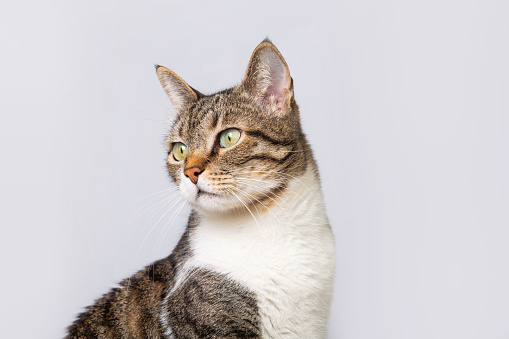
#> input picture image-processing/assignments/fft/cat.jpg, 509 x 339 px
$ jupyter execute --allow-errors fft.ipynb
#> lines starting #> are read from the running program, lines starting #| are printed output that depends on the picture; long printed decimals are rounded
[cell 1]
import matplotlib.pyplot as plt
import cv2
import numpy as np

[cell 2]
img_path = "./cat.jpg"
rgb = plt.imread(img_path)
#> rgb is the input picture: shape (339, 509, 3); mean R, G, B 208.4, 203.6, 204.8

plt.imshow(rgb)

[cell 3]
rgb.shape
#> Out = (339, 509, 3)

[cell 4]
gray = cv2.cvtColor(rgb, cv2.COLOR_RGB2GRAY)
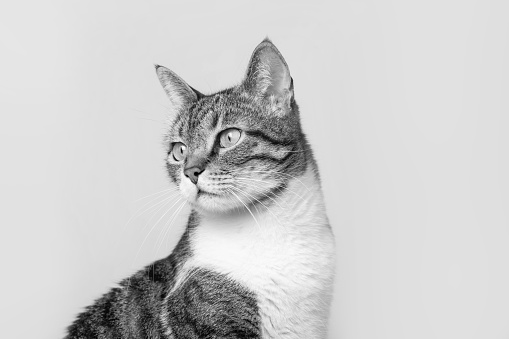
#> gray: shape (339, 509); min 0, max 254, mean 205.2
gray.shape
#> Out = (339, 509)

[cell 5]
fftimg = np.fft.fft2(gray)
fftimg.shape
#> Out = (339, 509)

[cell 6]
fftimg

[cell 7]
centered_fftimg = np.fft.fftshift(fftimg)

[cell 8]
centered_fftimg

[cell 9]
magnitude_spectrum = 100 * np.log(np.abs(fftimg))
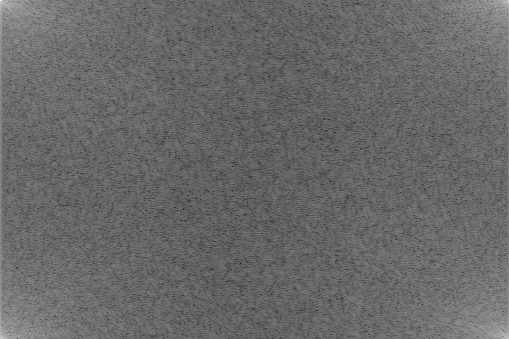
#> magnitude_spectrum: shape (339, 509) float64; min 154.9, max 1738.2, mean 806; drawn with min black and max white
centered_magnitude_spectrum = 100 * np.log(np.abs(centered_fftimg))
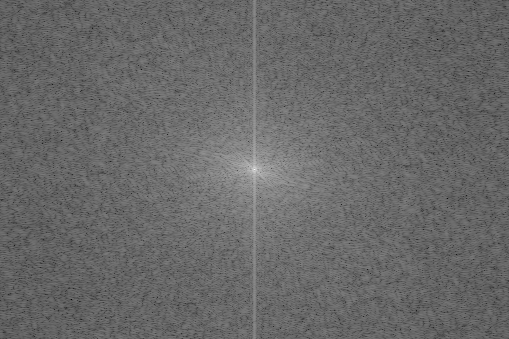
#> centered_magnitude_spectrum: shape (339, 509) float64; min 154.9, max 1738.2, mean 806; drawn with min black and max white
# np.abs(fftimg)

# 100 * np.log(np.abs(fftimg))

[cell 10]
# plt.imshow(centered_magnitude_spectrum)
plt.imshow(magnitude_spectrum)

[cell 11]
print(gray.shape, fftimg.shape, centered_fftimg.shape)
#| (339, 509) (339, 509) (339, 509)
print(gray.max(), gray.min(), fftimg.max(), fftimg.min(), centered_fftimg.max(), centered_fftimg.min())
#| 254 0 (35402707+6.287734777288279e-10j) (-844220.144-431012.8147581192j) (35402707+6.287734777288279e-10j) (-844220.144-431012.8147581192j)

[cell 12]
ncols, nrows = gray.shape
#> ncols = 339; nrows = 509
sigmax, sigmay = 25, 25
cx, cy = nrows/2, ncols/2
#> cx = 254.5; cy = 169.5
x = np.linspace(0, nrows, nrows)
#> x = 509 values from 0 to 509
y = np.linspace(0, ncols, ncols)
#> y = 339 values from 0 to 339
X, Y = np.meshgrid(x, y)
gaussian_filter = np.exp(-(((X-cx)/sigmax)**2 + ((Y-cy)/sigmay)**2))
print(gaussian_filter.shape)
#| (339, 509)

[cell 13]
plt.imshow(gaussian_filter)
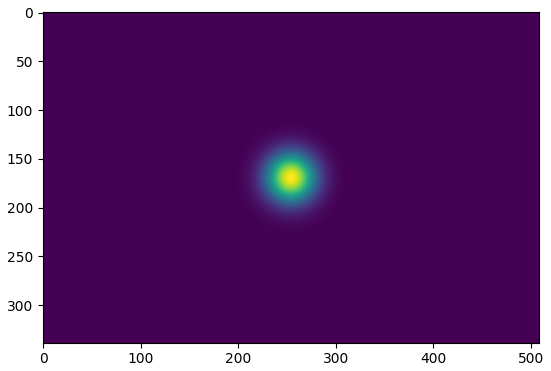
#> figure drawn by matplotlib, 1 panel

[cell 14]
fftimg_gf = centered_fftimg * gaussian_filter
filtered_img = np.abs(np.fft.ifft2(fftimg_gf))
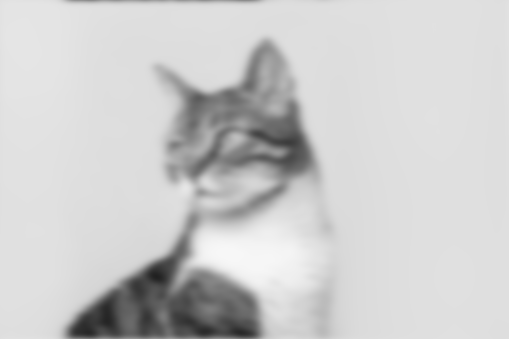
#> filtered_img: shape (339, 509) float64; min 32.85, max 247.9, mean 205.2

[cell 15]
plt.imshow(filtered_img, cmap='gray')

[cell 16]
import matplotlib.pyplot as plt
import cv2
import numpy as np

def main():
	# Load image.
	img_path = './cat.jpg'#GhostPepper.jpg' #PaddyField.jpeg'
	rgb = plt.imread(img_path)

	# Convert images
	gray = cv2.cvtColor(rgb, cv2.COLOR_RGB2GRAY)

	# Perform Fast Fourier Transformation for 2D signal, i.e., image
	ftimg = np.fft.fft2(gray)
	centered_ftimg = np.fft.fftshift(ftimg)
	magnitude_spectrum = 100 * np.log(np.abs(ftimg))
	centered_magnitude_spectrum = 100 * np.log(np.abs(centered_ftimg))

	print(gray.shape, ftimg.shape, centered_ftimg.shape)
#| (339, 509) (339, 509) (339, 509)
	print(gray.max(), gray.min(), ftimg.max(), ftimg.min(), centered_ftimg.max(), centered_ftimg.min())
#| 254 0 (35402707+6.287734777288279e-10j) (-844220.144-431012.8147581192j) (35402707+6.287734777288279e-10j) (-844220.144-431012.8147581192j)

	# Build a Gaussian filter.
	ncols, nrows = gray.shape
	gaussian_filter = build_gaussian_filter(ncols, nrows)

	# Apply Gaussian filter
	ftimg_gf = centered_ftimg * gaussian_filter
	filtered_img = np.abs(np.fft.ifft2(ftimg_gf))

	# Save images all together by matplotlib.
	img_set = [rgb, gray, magnitude_spectrum, centered_magnitude_spectrum, gaussian_filter, filtered_img]
	title_set = ['RGB', 'Gray', 'FFT2', 'Centered FFT2', 'Gaussian Filter', 'Filtered Img']
	figpath = '/home/bibrity/DigitalImageProcessing/FFT2.png'
	matplotlib_plot_img(img_set, title_set, figpath)

def build_gaussian_filter(ncols, nrows):
#> called with ncols = 339, nrows = 509
	sigmax, sigmay = 10, 10
	cx, cy = nrows/2, ncols/2
	x = np.linspace(0, nrows, nrows)
	y = np.linspace(0, ncols, ncols)
	X, Y = np.meshgrid(x, y)
	gaussian_filter = np.exp(-(((X-cx)/sigmax)**2 + ((Y-cy)/sigmay)**2))
	print(gaussian_filter.shape)
#| (339, 509)
#> in main, `filtered_img = np.abs(np.fft.ifft2(ftimg_gf))`:
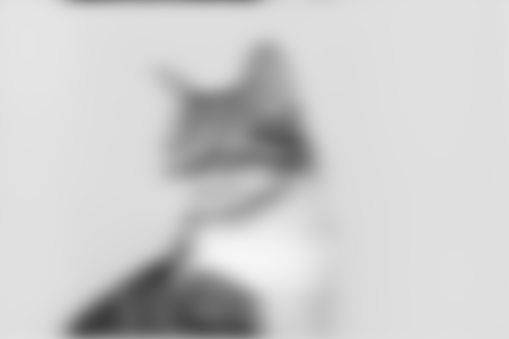
#> filtered_img: shape (339, 509) float64; min 60.65, max 245.9, mean 205.2

	return gaussian_filter

def matplotlib_plot_img(img_set, title_set, figpath):
	plt.rcParams.update({'font.size': 22})
	plt.figure(figsize = (20, 20))
	n = len(img_set)
#> n = 6
	for i in range(n):
		plt.subplot(2, 3, i + 1)
		plt.title(title_set[i])
		img = img_set[i]
		ch = len(img.shape)
		if (ch == 2):
			plt.imshow(img, cmap = 'gray')
		else:
			plt.imshow(img)

	plt.tight_layout()
	# plt.savefig(figpath)
	plt.show()
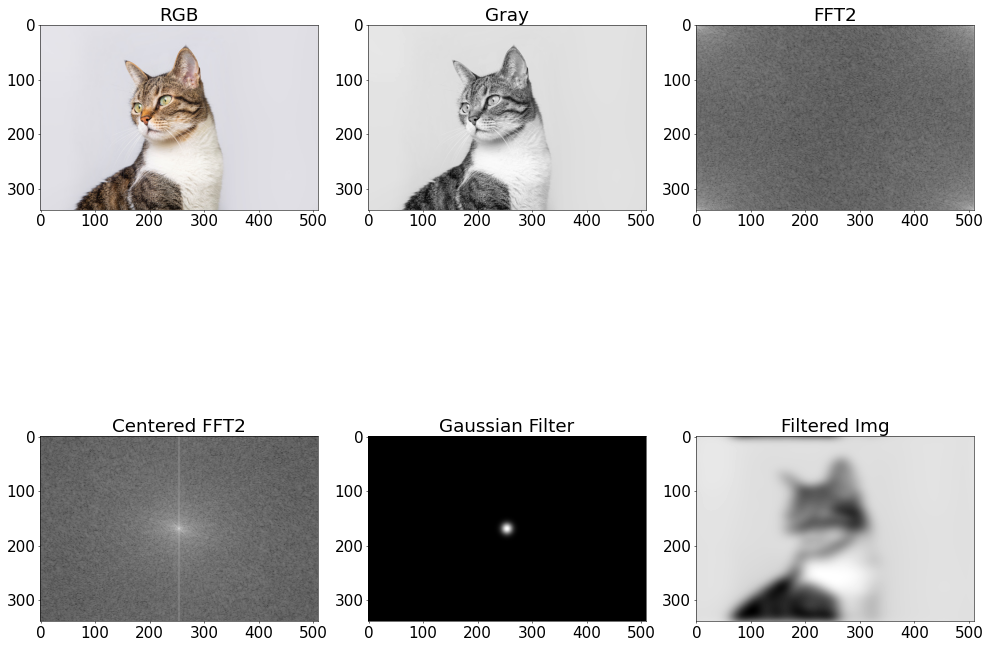
#> figure drawn by matplotlib, 6 panels

if __name__ == '__main__':
	main()

[cell 17]
import cv2
import matplotlib.pyplot as plt
import numpy as np

src_img = cv2.imread('./scenary2.jpeg',0)

#> (the rest of this cell did not finish here and is left out)

[cell 18]
src_img_hist = cv2.calcHist([gray],[0],None,[256],[0,256])
#> src_img_hist = 256 values, max 27084 at index 223, min 0 at index 255, mean 674

[cell 19]
plt.plot(src_img_hist)
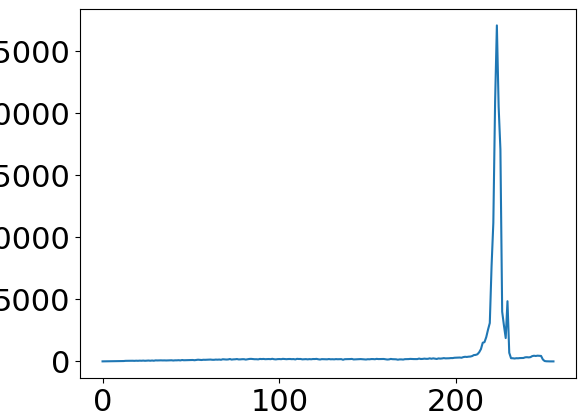
#> figure drawn by matplotlib, 1 panel; curve peaks at x = 223, y = 27084

[cell 20]
import cv2
import matplotlib.pyplot as plt
import numpy as np

src_img = cv2.imread('./cat.jpg',0)
#> src_img: shape (339, 509); min 0, max 255, mean 205.2

# plt.imshow(src_img,cmap='gray')
# plt.savefig('inputImg.png')
# plt.show()

src_img_hist = cv2.calcHist([src_img],[0],None,[256],[0,256])
#> src_img_hist = 256 values, max 27084 at index 223, min 0 at index 253, mean 674
hist_equ_cv2 = cv2.equalizeHist(src_img)
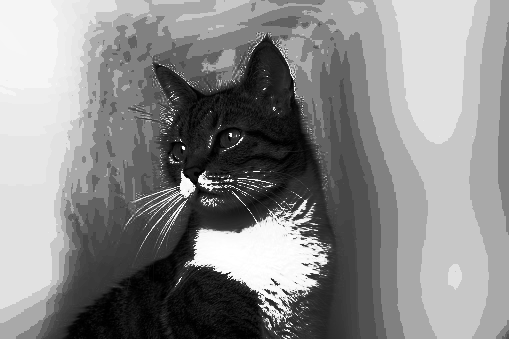
#> hist_equ_cv2: shape (339, 509); min 0, max 255, mean 136.8
L = pow(2,8)

def doHistEqu(img,histogram,L):
#> called with histogram = array of shape (256, 1), L = 256
    CDF = histogram.cumsum()
#> CDF = 256 values from 13 to 172551
    CDFmin = CDF.min()
#> CDFmin = 13
    r,c = img.shape
    size = r * c
    newImg = np.zeros((r,c),np.uint8)
    for x in range(r):
        for y in range(c):
            newImg[x,y] = ((CDF[img[x,y]] - CDFmin) / (size - CDFmin)) * (L-1)

    return newImg

equ_img = doHistEqu(src_img,src_img_hist,L)

[cell 21]
# plt.hist(src_img_hist)
# plt.plot(hist_equ_cv2)

[cell 22]
import cv2
import matplotlib.pyplot as plt
import numpy as np

src_img = cv2.imread('cat.jpg',0)

plt.imshow(src_img,cmap='gray')
plt.savefig('inputImg.png')
plt.show()

src_img_hist = cv2.calcHist([src_img],[0],None,[256],[0,256])
hist_equ_cv2 = cv2.equalizeHist(src_img)
L = pow(2,8)

def doHistEqu(img,histogram,L):
#> called with histogram = array of shape (256, 1), L = 256
    CDF = histogram.cumsum()
#> CDF = 256 values from 13 to 172551
    CDFmin = CDF.min()
#> CDFmin = 13
    r,c = img.shape
    size = r * c
    newImg = np.zeros((r,c),np.uint8)
    for x in range(r):
        for y in range(c):
            newImg[x,y] = ((CDF[img[x,y]] - CDFmin) / (size - CDFmin)) * (L-1)

    return newImg

equ_img = doHistEqu(src_img,src_img_hist,L)
img_set = [src_img,hist_equ_cv2,equ_img]
title_set = ['Source Image','Source Image Histogram','OpenCV Equalized Image',
                'OpenCV Equalized Image Histogram','Implemented Equalized Image',
                    'Implemented Equalized Image Histogram']

def plot_img(img_set,title_set):
    n = len(img_set)
    r,c = 3,2
    plt.figure(figsize=(20,20))
    for i in range(n):
        plt.subplot(r,c,i*2+1)
        plt.imshow(img_set[i],cmap='gray')
        plt.title(title_set[i*2])
        plt.subplot(r,c,i*2+2)
        plt.hist(img_set[i].flatten(),256,[0,256])
        plt.title(title_set[i*2+1])
    plt.savefig('HistEquOpenCV.png')
    plt.show()

# plot_img(img_set,title_set)

$ run again, with image-processing/assignments/fft/inputImg.png saved as image-processing/assignments/fft/cat.jpg
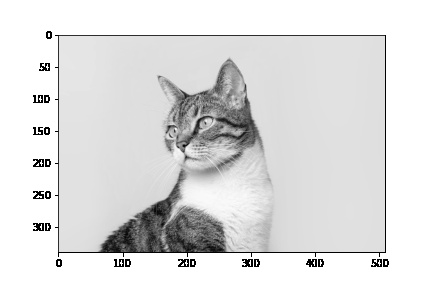
#> input picture image-processing/assignments/fft/inputImg.png, 432 x 288 px
#> rgb is the input picture: shape (288, 432, 3); min 0, max 255, mean 222.3
#| (288, 432) (288, 432) (288, 432)
#| 255 0 (27662416+0j) (-725390.107+243500.3532734443j) (27662416+0j) (-725390.107+243500.3532734443j)
#| (288, 432)
#| (288, 432) (288, 432) (288, 432)
#| 255 0 (27662416+0j) (-725390.107+243500.3532734443j) (27662416+0j) (-725390.107+243500.3532734443j)
#| (288, 432)
#> in main, `filtered_img = np.abs(np.fft.ifft2(ftimg_gf))`:
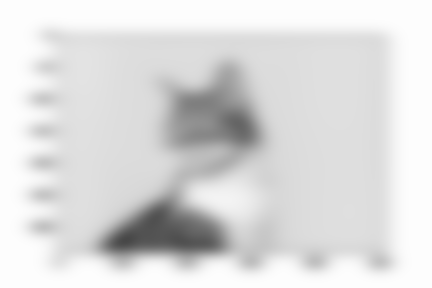
#> filtered_img: shape (288, 432) float64; min 71.86, max 253.7, mean 221.2
#> n = 6
#> src_img_hist = 256 values, max 50133 at index 255, min 1 at index 7, mean 486
#> `hist_equ_cv2 = cv2.equalizeHist(src_img)`:
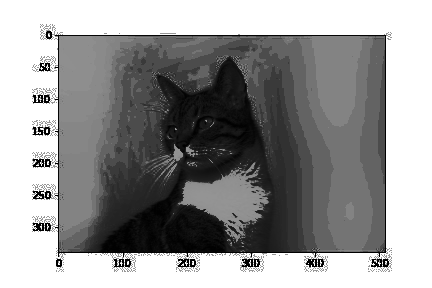
#> hist_equ_cv2: shape (288, 432); min 0, max 255, mean 150.3
#> in doHistEqu, `CDF = histogram.cumsum()`: CDF = 256 values from 1173 to 124416
#> in doHistEqu, `CDFmin = CDF.min()`: CDFmin = 1173
#> in doHistEqu, `CDF = histogram.cumsum()`: CDF = 256 values from 1173 to 124416
#> in doHistEqu, `CDFmin = CDF.min()`: CDFmin = 1173
